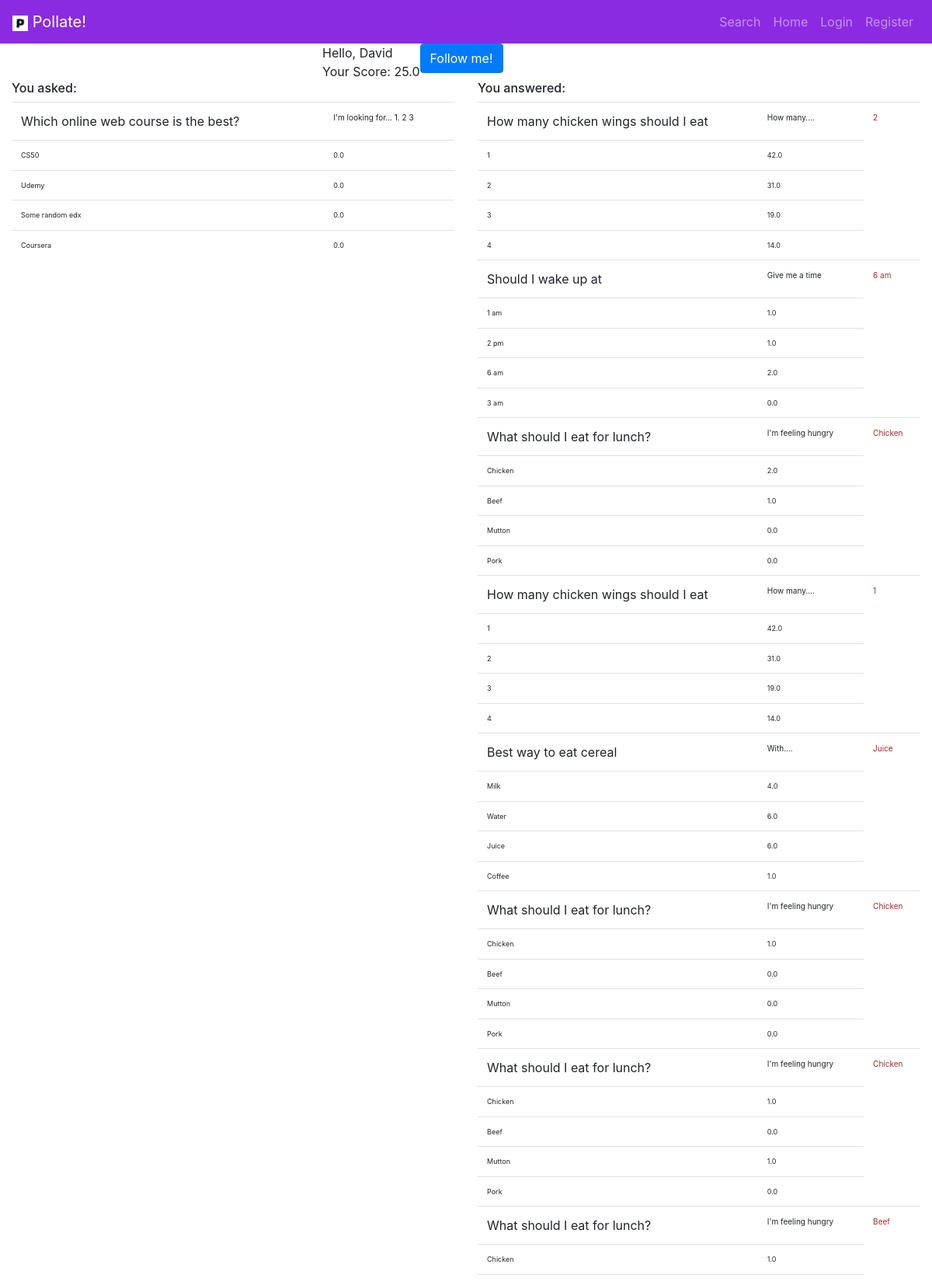
The app's page /users/8 (upper part) with its own data.
### polling/models.py (models this page shows, shortened)
class Profile(models.Model):
    user = models.OneToOneField(User,on_delete = models.CASCADE, related_name = 'information')
    location = models.CharField(max_length=20)
    bio = models.TextField(blank=True, null=True)
    image = models.FileField(upload_to='images/', blank = True, null =True)
    score = models.FloatField(blank=True, null=True, default=0.0)
    followers = models.ManyToManyField(User, related_name='following', blank=True, null=True)

class Question(models.Model):
    owner = models.ForeignKey(User, null=True, on_delete=models.SET_NULL, related_name="questions")
    parent = models.ForeignKey("self", null=True, on_delete=models.SET_NULL, blank=True)
    date = models.DateTimeField(auto_now=True)
    title = models.CharField(max_length=100, blank=True,null=True)
    content = models.TextField(blank=True,null=True)

class Option(models.Model):
    date = models.DateTimeField(auto_now=True)
    content = models.TextField(blank=True,null=True)
    image = models.FileField(upload_to='images/', blank = True, null =True)
    score = models.FloatField(blank=True, null=True, default=0.0)
    question = models.ForeignKey(Question, on_delete=models.SET_NULL, null=True, related_name="options")
    choosers = models.ManyToManyField(User, related_name="answers", null=True, blank=True)

### polling/views.py (the view)
# urls.py: path('users/<int:user_id>', other_profile_view, name = 'users'),
def other_profile_view(request, user_id, *args, **kwargs):
    this_user = User.objects.get(id=user_id)
    asked_questions = this_user.questions.all()
    question_answers = this_user.answers.all()
    current_user = request.user
    try:
        if current_user.following.get(user = this_user):
            relationship = True
    except:
        relationship = False
    context ={
        'user':this_user,
        'asked_questions' : asked_questions,
        'question_answers': question_answers,
        'relationship': relationship,
    }
    logger.info(context)
    logger.info('hi')
    return render(request, 'polling/view_profile.html', context)

### polling/templates/polling/view_profile.html (shortened to what this page needs)
{% extends 'polling/base.html' %}
{% block midcol %}
<div style="justify-content: left; float: left;display:flex;text-align: left;">
Hello, {{user.username}}
<br>
Your Score: {{user.information.score}}
{% if not relationship %}
<form method = 'POST' action = '/follow'>
<button class = 'btn btn-primary' type = 'submit' value='Follow me'>Follow me!</button>
</form>
</div>
{%else%}
<h6>You are already following this user</h6>
{%endif%}
{% endblock %}
{% block bottomleftcol %}
<h6>You asked:</h6>
    <table class = "table">
    <tbody>
        {%for question in asked_questions %}
        <tr>
        <td>{{question.title}}</td>
        <td style="font-size: x-small;">{{question.content}}</td>
            {% for option in question.options.all %}
            <tr style="font-size: xx-small;">
                <td>{{option.content}}</td>
                <td>{{option.score}}</td>
            </tr>
            {%endfor%}
        </tr>
        {%endfor%}
    </tbody>
    </table>
{%endblock%}
{% block bottomrightcol %}
<h6>You answered:</h6>
    <table class = "table">
    <tbody>
        {%for answer in question_answers %}
        <tr>
        <td>{{answer.question.title}}</td>
        <td style="font-size: x-small; ">{{answer.question.content}}</td>
        <td style="font-size: x-small;color:brown">{{answer.content}}</td>
        {% for option in answer.question.options.all %}
            <tr style="font-size: xx-small;">
                <td>{{option.content}}</td>
                <td>{{option.score}}</td>
            </tr>
            {%endfor%}
        </tr>
    {%endfor%}
    </tbody>
    </table>
{%endblock %}

### polling/templates/polling/base.html (shortened to what this page needs)
<!DOCTYPE html>
<html>
    <head>
        <link rel="stylesheet" href="https://stackpath.bootstrapcdn.com/bootstrap/4.4.1/css/bootstrap.min.css">
        <link rel="stylesheet" href="https://cdnjs.cloudflare.com/ajax/libs/animate.css/4.0.0/animate.min.css"/>
        {% load static %}
        <link rel="stylesheet" href= "{% static 'css/base.css' %}">
        <link rel="stylesheet" href= "{% static 'css/decor.css' %}">
    </head>
    <body>
        {%include "components/navbar.html" %}
        <div class='container-fluid'>
            <div class="row">
                <div class="col-md-4">
                </div>
                <div class="col-md-5">
                    {% block midcol %}{% endblock %}
                </div>
                <div class="col-md-3">
                </div>
            </div>
            <div class="row">
                <div class="col-md-6">
                    {% block bottomleftcol %}
                    {%endblock%}
                </div>
                <div class="col-md-6">
                    {% block bottomrightcol %}
                    {%endblock %}
                </div>
            </div>
        </div>
    </body>
</html>

### polling/templates/components/navbar.html (shortened to what this page needs)
<nav class="navbar navbar-expand-lg navbar-dark bg-pollate mb-4">
    <a class="navbar-brand" href="/">
      {% load static %}
      <img src = "{% static 'img/BigP.jpg' %}" width="20" height="20">
    Pollate!</a>
    <div class="collapse navbar-collapse" id="navbarSupportedContent">
      <ul class="navbar-nav ml-auto">
        <li class="nav-item">
          <a class="nav-link" href="/search">Search <span class="sr-only">(current)</span></a>
        </li>
        <li class="nav-item">
          <a class="nav-link" href="/">Home <span class="sr-only">(current)</span></a>
        </li>
        {% if request.user.is_authenticated %}
        <li class="nav-item">
          <a class="nav-link" href="/logout">Logout</a>
        </li>
        <li class="nav-item">
          <a class="nav-link" href="/view_profile">Profile</a>
        </li>
        {% else %}
          <li class="nav-item">
            <a class="nav-link" href="/login">Login</a>
          </li>
          <li class="nav-item">
            <a class="nav-link" href="/signup">Register</a>
          </li>
        {% endif %}
      </ul>
    </div>
  </nav>

### polling/static/css/base.css (style rules this page uses)
.bg-pollate { background-color:blueviolet; }
.navbar { margin : 0 !important; }

### records on screen
Question: title "Which online web course is the best?", content "I'm looking for... 1. 2 3"
Option: content "CS50", score "0.0"
Option: content "Udemy", score "0.0"
Option: content "Some random edx", score "0.0"
Option: content "Coursera", score "0.0"
Option: question "How many chicken wings should I eat", question.content "How many....", content "2", score "31.0"
Option: content "1", score "42.0", question "How many chicken wings should I eat", question.content "How many...."
Option: content "3", score "19.0"
Option: content "4", score "14.0"
Option: question "Should I wake up at", question.content "Give me a time", content "6 am", score "2.0"
Option: content "1 am", score "1.0"
Option: content "2 pm", score "1.0"
Option: content "3 am", score "0.0"
Option: question "What should I eat for lunch?", question.content "I'm feeling hungry", content "Chicken", score "2.0"
Option: content "Beef", score "1.0"
Option: content "Mutton", score "0.0"
Option: content "Pork", score "0.0"
Option: question "Best way to eat cereal", question.content "With....", content "Juice", score "6.0"
Option: content "Milk", score "4.0"
Option: content "Water", score "6.0"
Option: content "Coffee", score "1.0"
Option: question "What should I eat for lunch?", question.content "I'm feeling hungry", content "Chicken", score "1.0"
Option: content "Beef", score "0.0"
Option: content "Mutton", score "0.0"
Option: content "Pork", score "0.0"
Option: question "What should I eat for lunch?", question.content "I'm feeling hungry", content "Chicken", score "1.0"
Option: content "Beef", score "0.0"
Option: content "Mutton", score "1.0"
Option: content "Pork", score "0.0"
Option: question "What should I eat for lunch?", question.content "I'm feeling hungry", content "Beef"
Option: content "Chicken", score "1.0"

### other values on screen
{{ user.username }} "David"
{{ user.information.score }} "25.0"
